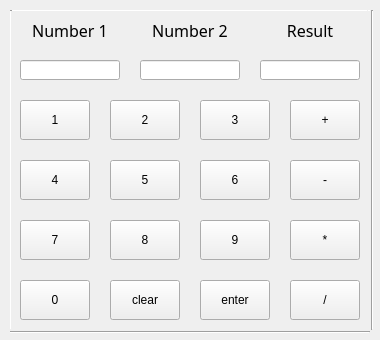
<?xml version="1.0" encoding="UTF-8"?>
<ui version="4.0">
 <class>MainWindow</class>
 <widget class="QMainWindow" name="MainWindow">
  <property name="geometry">
   <rect>
    <x>0</x>
    <y>0</y>
    <width>380</width>
    <height>340</height>
   </rect>
  </property>
  <property name="windowTitle">
   <string>MainWindow</string>
  </property>
  <widget class="QWidget" name="centralwidget">
   <widget class="QLabel" name="Number1">
    <property name="geometry">
     <rect>
      <x>20</x>
      <y>20</y>
      <width>100</width>
      <height>20</height>
     </rect>
    </property>
    <property name="font">
     <font>
      <family>Sitka Display</family>
      <pointsize>12</pointsize>
     </font>
    </property>
    <property name="text">
     <string>Number 1</string>
    </property>
    <property name="alignment">
     <set>Qt::AlignmentFlag::AlignCenter</set>
    </property>
   </widget>
   <widget class="QLabel" name="Number2">
    <property name="geometry">
     <rect>
      <x>140</x>
      <y>20</y>
      <width>100</width>
      <height>20</height>
     </rect>
    </property>
    <property name="palette">
     <palette>
      <active/>
      <inactive>
       <colorrole role="Button">
        <brush brushstyle="SolidPattern">
         <color alpha="255">
          <red>185</red>
          <green>185</green>
          <blue>185</blue>
         </color>
        </brush>
       </colorrole>
       <colorrole role="Light">
        <brush brushstyle="SolidPattern">
         <color alpha="255">
          <red>172</red>
          <green>172</green>
          <blue>172</blue>
         </color>
        </brush>
       </colorrole>
       <colorrole role="Midlight">
        <brush brushstyle="SolidPattern">
         <color alpha="255">
          <red>153</red>
          <green>153</green>
          <blue>153</blue>
         </color>
        </brush>
       </colorrole>
      </inactive>
      <disabled>
       <colorrole role="Button">
        <brush brushstyle="SolidPattern">
         <color alpha="255">
          <red>193</red>
          <green>193</green>
          <blue>193</blue>
         </color>
        </brush>
       </colorrole>
      </disabled>
     </palette>
    </property>
    <property name="font">
     <font>
      <family>Sitka Display</family>
      <pointsize>12</pointsize>
     </font>
    </property>
    <property name="text">
     <string>Number 2</string>
    </property>
    <property name="alignment">
     <set>Qt::AlignmentFlag::AlignCenter</set>
    </property>
   </widget>
   <widget class="QLabel" name="Result">
    <property name="geometry">
     <rect>
      <x>260</x>
      <y>20</y>
      <width>100</width>
      <height>20</height>
     </rect>
    </property>
    <property name="font">
     <font>
      <family>Sitka Display</family>
      <pointsize>12</pointsize>
      <bold>false</bold>
     </font>
    </property>
    <property name="text">
     <string>Result</string>
    </property>
    <property name="alignment">
     <set>Qt::AlignmentFlag::AlignCenter</set>
    </property>
   </widget>
   <widget class="QLineEdit" name="num1">
    <property name="geometry">
     <rect>
      <x>20</x>
      <y>60</y>
      <width>100</width>
      <height>20</height>
     </rect>
    </property>
    <property name="readOnly">
     <bool>false</bool>
    </property>
   </widget>
   <widget class="QLineEdit" name="result">
    <property name="geometry">
     <rect>
      <x>260</x>
      <y>60</y>
      <width>100</width>
      <height>20</height>
     </rect>
    </property>
    <property name="readOnly">
     <bool>true</bool>
    </property>
   </widget>
   <widget class="QLineEdit" name="num2">
    <property name="geometry">
     <rect>
      <x>140</x>
      <y>60</y>
      <width>100</width>
      <height>20</height>
     </rect>
    </property>
    <property name="readOnly">
     <bool>false</bool>
    </property>
   </widget>
   <widget class="QPushButton" name="N9">
    <property name="geometry">
     <rect>
      <x>200</x>
      <y>220</y>
      <width>70</width>
      <height>40</height>
     </rect>
    </property>
    <property name="text">
     <string>9</string>
    </property>
   </widget>
   <widget class="QPushButton" name="N8">
    <property name="geometry">
     <rect>
      <x>110</x>
      <y>220</y>
      <width>70</width>
      <height>40</height>
     </rect>
    </property>
    <property name="text">
     <string>8</string>
    </property>
   </widget>
   <widget class="QPushButton" name="N7">
    <property name="geometry">
     <rect>
      <x>20</x>
      <y>220</y>
      <width>70</width>
      <height>40</height>
     </rect>
    </property>
    <property name="text">
     <string>7</string>
    </property>
   </widget>
   <widget class="QPushButton" name="add">
    <property name="geometry">
     <rect>
      <x>290</x>
      <y>100</y>
      <width>70</width>
      <height>40</height>
     </rect>
    </property>
    <property name="text">
     <string>+</string>
    </property>
   </widget>
   <widget class="QPushButton" name="N6">
    <property name="geometry">
     <rect>
      <x>200</x>
      <y>160</y>
      <width>70</width>
      <height>40</height>
     </rect>
    </property>
    <property name="text">
     <string>6</string>
    </property>
   </widget>
   <widget class="QPushButton" name="N5">
    <property name="geometry">
     <rect>
      <x>110</x>
      <y>160</y>
      <width>70</width>
      <height>40</height>
     </rect>
    </property>
    <property name="text">
     <string>5</string>
    </property>
   </widget>
   <widget class="QPushButton" name="N4">
    <property name="geometry">
     <rect>
      <x>20</x>
      <y>160</y>
      <width>70</width>
      <height>40</height>
     </rect>
    </property>
    <property name="text">
     <string>4</string>
    </property>
   </widget>
   <widget class="QPushButton" name="sub">
    <property name="geometry">
     <rect>
      <x>290</x>
      <y>160</y>
      <width>70</width>
      <height>40</height>
     </rect>
    </property>
    <property name="text">
     <string>-</string>
    </property>
   </widget>
   <widget class="QPushButton" name="N3">
    <property name="geometry">
     <rect>
      <x>200</x>
      <y>100</y>
      <width>70</width>
      <height>40</height>
     </rect>
    </property>
    <property name="text">
     <string>3</string>
    </property>
   </widget>
   <widget class="QPushButton" name="N2">
    <property name="geometry">
     <rect>
      <x>110</x>
      <y>100</y>
      <width>70</width>
      <height>40</height>
     </rect>
    </property>
    <property name="text">
     <string>2</string>
    </property>
   </widget>
   <widget class="QPushButton" name="N1">
    <property name="geometry">
     <rect>
      <x>20</x>
      <y>100</y>
      <width>70</width>
      <height>40</height>
     </rect>
    </property>
    <property name="text">
     <string>1</string>
    </property>
   </widget>
   <widget class="QPushButton" name="mul">
    <property name="geometry">
     <rect>
      <x>290</x>
      <y>220</y>
      <width>70</width>
      <height>40</height>
     </rect>
    </property>
    <property name="autoFillBackground">
     <bool>false</bool>
    </property>
    <property name="text">
     <string>*</string>
    </property>
   </widget>
   <widget class="QPushButton" name="N0">
    <property name="geometry">
     <rect>
      <x>20</x>
      <y>280</y>
      <width>70</width>
      <height>40</height>
     </rect>
    </property>
    <property name="text">
     <string>0</string>
    </property>
   </widget>
   <widget class="QPushButton" name="clear">
    <property name="geometry">
     <rect>
      <x>110</x>
      <y>280</y>
      <width>70</width>
      <height>40</height>
     </rect>
    </property>
    <property name="text">
     <string>clear</string>
    </property>
   </widget>
   <widget class="QPushButton" name="enter">
    <property name="geometry">
     <rect>
      <x>200</x>
      <y>280</y>
      <width>70</width>
      <height>40</height>
     </rect>
    </property>
    <property name="text">
     <string>enter</string>
    </property>
   </widget>
   <widget class="QPushButton" name="div">
    <property name="geometry">
     <rect>
      <x>290</x>
      <y>280</y>
      <width>70</width>
      <height>40</height>
     </rect>
    </property>
    <property name="text">
     <string>/</string>
    </property>
   </widget>
   <widget class="Line" name="line">
    <property name="geometry">
     <rect>
      <x>10</x>
      <y>330</y>
      <width>360</width>
      <height>5</height>
     </rect>
    </property>
    <property name="orientation">
     <enum>Qt::Orientation::Horizontal</enum>
    </property>
   </widget>
   <widget class="Line" name="line_2">
    <property name="geometry">
     <rect>
      <x>10</x>
      <y>10</y>
      <width>360</width>
      <height>1</height>
     </rect>
    </property>
    <property name="lineWidth">
     <number>3</number>
    </property>
    <property name="orientation">
     <enum>Qt::Orientation::Horizontal</enum>
    </property>
   </widget>
   <widget class="Line" name="line_3">
    <property name="geometry">
     <rect>
      <x>10</x>
      <y>10</y>
      <width>1</width>
      <height>320</height>
     </rect>
    </property>
    <property name="orientation">
     <enum>Qt::Orientation::Vertical</enum>
    </property>
   </widget>
   <widget class="Line" name="line_4">
    <property name="geometry">
     <rect>
      <x>370</x>
      <y>10</y>
      <width>5</width>
      <height>320</height>
     </rect>
    </property>
    <property name="orientation">
     <enum>Qt::Orientation::Vertical</enum>
    </property>
   </widget>
  </widget>
 </widget>
 <resources/>
 <connections/>
</ui>
